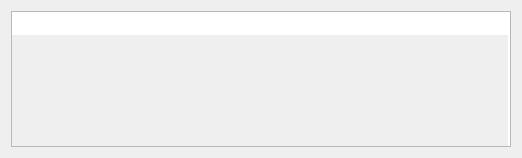
<?xml version="1.0" encoding="UTF-8"?>
<ui version="4.0">
 <class>Form</class>
 <widget class="QWidget" name="Form">
  <property name="geometry">
   <rect>
    <x>0</x>
    <y>0</y>
    <width>518</width>
    <height>158</height>
   </rect>
  </property>
  <property name="windowTitle">
   <string>Python Console</string>
  </property>
  <layout class="QGridLayout" name="gridLayout">
   <item row="0" column="0">
    <widget class="QPlainTextEdit" name="textEdit">
     <property name="minimumSize">
      <size>
       <width>500</width>
       <height>0</height>
      </size>
     </property>
     <property name="font">
      <font>
       <family>Lucida Console</family>
       <pointsize>10</pointsize>
      </font>
     </property>
     <property name="readOnly">
      <bool>true</bool>
     </property>
     <property name="backgroundVisible">
      <bool>true</bool>
     </property>
    </widget>
   </item>
  </layout>
 </widget>
 <resources/>
 <connections/>
</ui>
